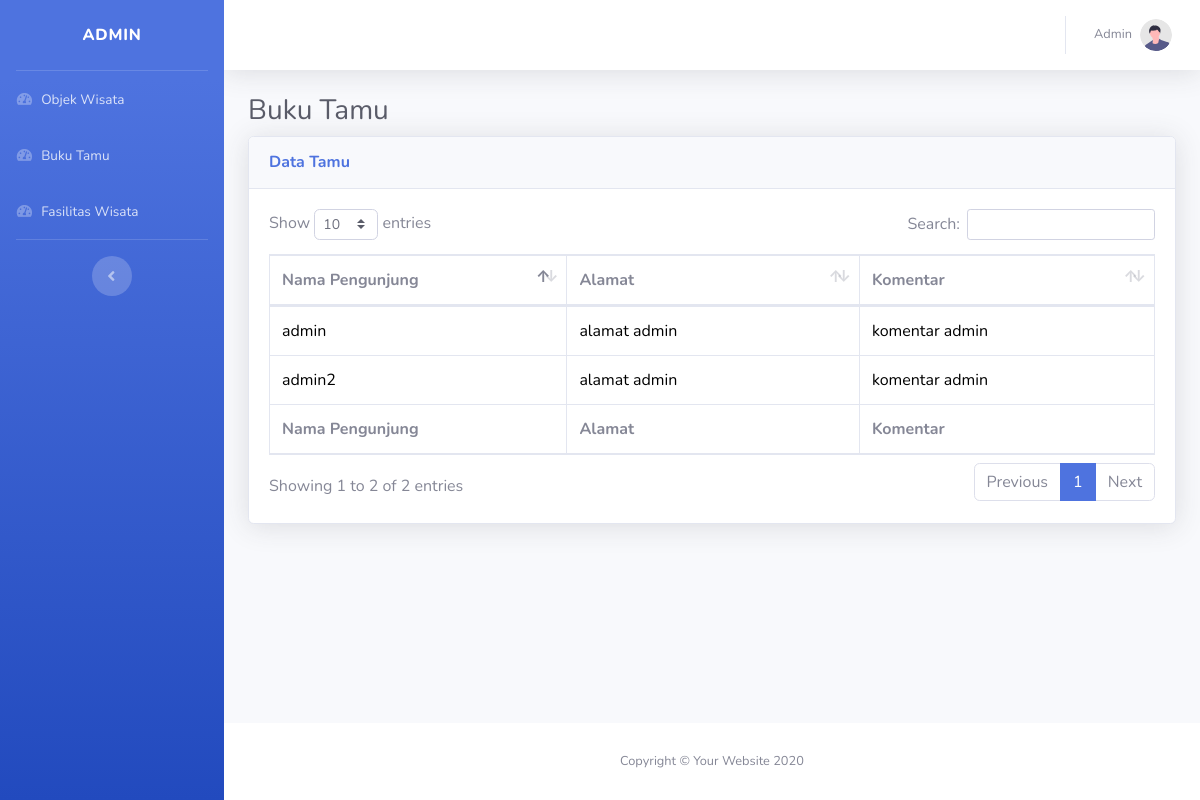
The page /admin/bukutamu.php on the database its author committed.
### tables this page shows
CREATE TABLE `buku_tamu` (
  `id_pengunjung` int(11) NOT NULL,
  `nama_pengunjung` varchar(25) NOT NULL,
  `alamat` varchar(30) NOT NULL,
  `komentar` varchar(100) NOT NULL
);

### admin/bukutamu.php (the view, shortened to what this page needs)
<!DOCTYPE html>
<html lang="en">
<head>
    <link href="vendor/fontawesome-free/css/all.min.css" rel="stylesheet" type="text/css">
    <link href="css/sb-admin-2.min.css" rel="stylesheet">
    <link href="vendor/datatables/dataTables.bootstrap4.min.css" rel="stylesheet">
</head>
<body id="page-top">
    <div id="wrapper">
        <ul class="navbar-nav bg-gradient-primary sidebar sidebar-dark accordion" id="accordionSidebar">
            <a class="sidebar-brand d-flex align-items-center justify-content-center" href="index.html">
                <div class="sidebar-brand-text mx-3">Admin</div>
            </a>
            <hr class="sidebar-divider my-0">
         <li class="nav-item">
                <a class="nav-link" href="home.php">
                    <i class="fas fa-fw fa-tachometer-alt"></i>
                    <span>Objek Wisata</span></a>
            </li>
            <li class="nav-item">
                <a class="nav-link" href="bukutamu.php">
                    <i class="fas fa-fw fa-tachometer-alt"></i>
                    <span>Buku Tamu</span></a>
            </li>
            <li class="nav-item">
                <a class="nav-link" href="fasilitaswisata.php">
                    <i class="fas fa-fw fa-tachometer-alt"></i>
                    <span>Fasilitas Wisata</span></a>
            </li>
            <hr class="sidebar-divider d-none d-md-block">
            <div class="text-center d-none d-md-inline">
                <button class="rounded-circle border-0" id="sidebarToggle"></button>
            </div>
        </ul>
        <div id="content-wrapper" class="d-flex flex-column">
            <div id="content">
                <nav class="navbar navbar-expand navbar-light bg-white topbar mb-4 static-top shadow">
                    <ul class="navbar-nav ml-auto">
                        <li class="nav-item dropdown no-arrow">
                            <a class="nav-link dropdown-toggle" href="#" id="userDropdown" role="button"
                                data-toggle="dropdown" aria-haspopup="true" aria-expanded="false">
                                <span class="mr-2 d-none d-lg-inline text-gray-600 small">Admin</span>
                                <img class="img-profile rounded-circle"
                                    src="img/undraw_profile.svg">
                            </a>
                        </li>
                    </ul>
                </nav>
                <div class="container-fluid">
                    <h1 class="h3 mb-2 text-gray-800">Buku Tamu</h1>
                    <div class="card shadow mb-4">
                        <div class="card-header py-3">
                            <h6 class="m-0 font-weight-bold text-primary">Data Tamu</h6>
                        </div>
                        <div class="card-body">
                            <div class="table-responsive">
                                <table class="table table-bordered" id="dataTable" width="100%" cellspacing="0">
                                    <thead>
                                        <tr>
                                            <th>Nama Pengunjung</th>
                                            <th>Alamat</th>
                                            <th>Komentar</th>
                                        </tr>
                                    </thead>
                                    <tfoot>
                                        <tr>
                                            <th>Nama Pengunjung</th>
                                            <th>Alamat</th>
                                            <th>Komentar</th>
                                        </tr>
                                    </tfoot>
                                    <tbody>
                                    	<?php
	include '../config/koneksi.php';
 	$view = $koneksi -> query ("SELECT * FROM buku_tamu");
  	while($row=$view->fetch_array())
	{
?>
                                        <tr>
    <td style="width:300px"><font color="black" size="3"> <?php echo $row['nama_pengunjung']; ?> </td>
    <td style="width:300px"><font color="black" size="3"> <?php echo $row['alamat']; ?> </td>
    <td style="width:300px"><font color="black" size="3"> <?php echo $row['komentar']; ?> </td>
                                        </tr>
<?php
	}
	?>
                                    </tbody>
                                </table>
                            </div>
                        </div>
                    </div>
                </div>
            </div>
            <footer class="sticky-footer bg-white">
                <div class="container my-auto">
                    <div class="copyright text-center my-auto">
                        <span>Copyright &copy; Your Website 2020</span>
                    </div>
                </div>
            </footer>
        </div>
    </div>
</body>
</html>

### rows shown on the page
buku_tamu: nama_pengunjung "admin", alamat "alamat admin", komentar "komentar admin"
buku_tamu: nama_pengunjung "admin2", alamat "alamat admin", komentar "komentar admin"
